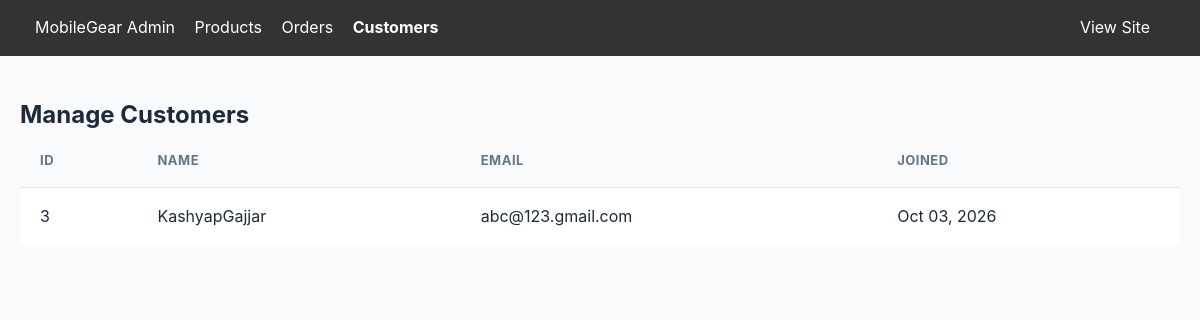
The page /admin/customers.php (signed in) on the database its author committed.
### tables this page shows
CREATE TABLE `users` (
  `id` int(11) NOT NULL AUTO_INCREMENT,
  `full_name` varchar(100) NOT NULL,
  `email` varchar(100) NOT NULL,
  `phone` varchar(20) DEFAULT NULL,
  `address` text DEFAULT NULL,
  `district` varchar(100) DEFAULT NULL,
  `state` varchar(100) DEFAULT NULL,
  `pincode` varchar(10) DEFAULT NULL,
  `password` varchar(255) NOT NULL,
  `role` enum('customer','admin') DEFAULT 'customer',
  `created_at` timestamp NOT NULL DEFAULT current_timestamp(),
  PRIMARY KEY (`id`),
  UNIQUE KEY `email` (`email`)
);

### admin/customers.php (the view, shortened to what this page needs)
<?php
require_once '../includes/bootstrap.php';
$stmt = $conn->query("SELECT * FROM users WHERE role = 'customer' ORDER BY created_at DESC");
$customers = $stmt->fetchAll();
?>
<!DOCTYPE html>
<html lang="en">
<head>
    <link rel="stylesheet" href="../assets/css/style.css">
</head>
<body>
    <div class="admin-nav">
        <div class="container">
            <a href="index.php">MobileGear Admin</a>
            <a href="products.php">Products</a>
            <a href="orders.php">Orders</a>
            <a href="customers.php" style="font-weight: bold;">Customers</a>
            <a href="../index.php" style="float: right;">View Site</a>
        </div>
    </div>
    <div class="container" style="padding-top: 40px;">
        <h2>Manage Customers</h2>
        <table>
            <thead>
                <tr>
                    <th>ID</th>
                    <th>Name</th>
                    <th>Email</th>
                    <th>Joined</th>
                </tr>
            </thead>
            <tbody>
                <?php foreach($customers as $c): ?>
                    <tr>
                        <td><?= $c['id'] ?></td>
                        <td><?= htmlspecialchars($c['full_name']) ?></td>
                        <td><?= htmlspecialchars($c['email']) ?></td>
                        <td><?= date('M d, Y', strtotime($c['created_at'])) ?></td>
                    </tr>
                <?php endforeach; ?>
            </tbody>
        </table>
    </div>
</body>
</html>

### assets/css/style.css (style rules this page uses)
:root { --primary: #2563eb; --primary-hover: #1d4ed8; --primary-light: #eff6ff; --dark: #0f172a; --dark-muted: #334155; --text-main: #1e293b; --text-muted: #64748b; --text-light: #94a3b8; --bg-page: #f8fafc; --bg-card: #ffffff; --border-color: #e2e8f0; --border-light: #f1f5f9; --success: #10b981; --success-bg: #ecfdf5; --warning: #f59e0b; --danger: #ef4444; --shadow-sm: 0 1px 2px 0 rgba(0, 0, 0, 0.05); --shadow-md: 0 4px 6px -1px rgba(0, 0, 0, 0.07), 0 2px 4px -2px rgba(0, 0, 0, 0.05); --shadow-lg: 0 10px 15px -3px rgba(0, 0, 0, 0.08), 0 4px 6px -4px rgba(0, 0, 0, 0.04); --radius-sm: 6px; --radius-md: 10px; --radius-lg: 16px; --radius-full: 9999px; }
* { box-sizing: border-box; margin: 0; padding: 0; }
body { font-family: -apple-system, BlinkMacSystemFont, "Segoe UI", Roboto, Helvetica, Arial, sans-serif; color: var(--text-main); line-height: 1.6; background-color: var(--bg-page); -webkit-font-smoothing: antialiased; }
.container { max-width: 1200px; margin: 0 auto; padding: 0 20px; }
table { width: 100%; border-collapse: collapse; background: var(--bg-card); }
th, td { padding: 16px 20px; border-bottom: 1px solid var(--border-color); text-align: left; }
th { background: #f8fafc; font-size: 13px; font-weight: 700; text-transform: uppercase; letter-spacing: 0.5px; color: var(--text-muted); }
tr:last-child td { border-bottom: none; }

### admin/customers.php (style rules this page uses)
.admin-nav { background: #333; color: #fff; padding: 15px; }
.admin-nav a { color: #fff; text-decoration: none; margin-right: 15px; }

### rows shown on the page
users: id "3", full_name "KashyapGajjar", email "abc@123.gmail.com", created_at "Oct 03, 2026"
